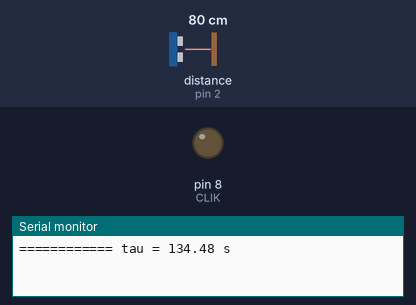
A sketch run on a simulated Arduino Uno, built with avr-gcc and run on an emulated ATmega328P. On the bench: output pins drawn as LEDs (lit = HIGH), the last lines printed to the serial monitor. Wiring (inferred from the names in the program): ultrasonic range finder: trigger pin 3; echo pin 2. Dashed ring = blinking. The test bench sets the inputs (shaded band); at power-on: distance to the obstacle (sensor on pin 2) 80 cm. The echo pulse lasts 58.3 µs per cm; random numbers use the default seed unless the sketch sets one; pins used as bus, display or sensor lines are not drawn.

Above: at 1.2 s.
1.3 s: distance to the obstacle (sensor on pin 2) set to 72 cm
4.1 s: distance to the obstacle (sensor on pin 2) set to 69 cm
5.6 s: distance to the obstacle (sensor on pin 2) set to 120 cm
7.1 s: distance to the obstacle (sensor on pin 2) set to 2 cm
At 7.7 s:
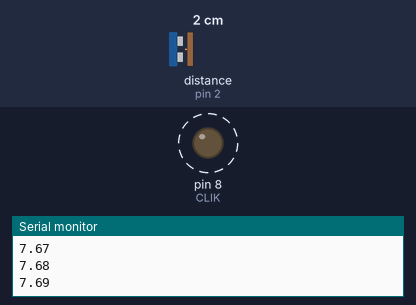
10.1 s: distance to the obstacle (sensor on pin 2) set to 60 cm
At 11.9 s:
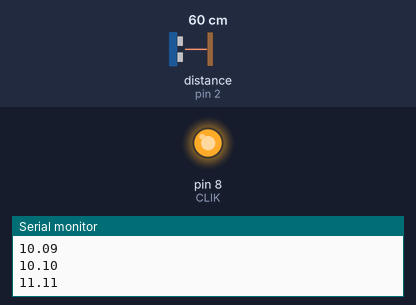
Timing chart, 0 to 13.4 s (numbered marks = the images above; inputs shaded):
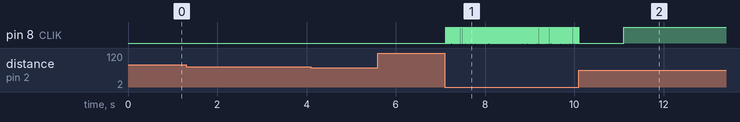

Measured:
- after the input at 1.3 s, every drawn part: stays the same
- after the input at 4.1 s, every drawn part: stays the same
- after the input at 5.6 s, every drawn part: stays the same
- after the input at 7.1 s, pin 8 (CLIK): alternates HIGH for 0.01 s and LOW for 0.01 s, starting at once

The sketch:

geigerRealSimulator.ino
```cpp
#define _DEBUG

#define CLIK 8
#define ECHO 2
#define TRIG 3

#define TAU 2.2414 // the decay time in minutes
#define c 340.e-6  // the speed of sound

float tau = TAU*60.;
unsigned long t0;

void setup() {
  pinMode(CLIK, OUTPUT);
  pinMode(ECHO, INPUT);
  pinMode(TRIG, OUTPUT);
  digitalWrite(TRIG, LOW);
  digitalWrite(CLIK, LOW);
  t0 = millis();
#ifdef _DEBUG
  Serial.begin(9600);
  Serial.print("============ tau = ");
  Serial.print(tau);
  Serial.println(" s");
#endif
}

void trigger() {
  /* trigger the sensor */
  digitalWrite(TRIG, HIGH);
  delayMicroseconds(10);
  digitalWrite(TRIG, LOW);
}

float measure() {
  /* measure the distance between the sensor and the obstacle */
  float d = 0.;
  for (int i = 0; i < 15; i++) {
    trigger();
    unsigned long T = pulseIn(ECHO, HIGH);
    d += c*T/2.;
  }
  return d;
}

int status = HIGH; // the current status of the relay

void loop() {
  /* measure distance and time */
  float d = measure();
  float t = (millis() - t0)*1.e-3;
  /* compute the probability of a decay */
  float Pdecay = exp(-t/tau);
  float f = (float)random(1000)/1000.;
  /* if an atom decay... */
  if (f < Pdecay) {
    /* ...detect it with a probability that depens on d */
    unsigned long trigger = 10000./(d*d);
    unsigned long r = random(10000);
    if (r < trigger) {
      digitalWrite(CLIK, status);
#ifdef _DEBUG
      Serial.println(t);
#endif
      if (status == HIGH) {
        status = LOW;
      } else {
        status = HIGH;
      }
    }
  }
}
```
